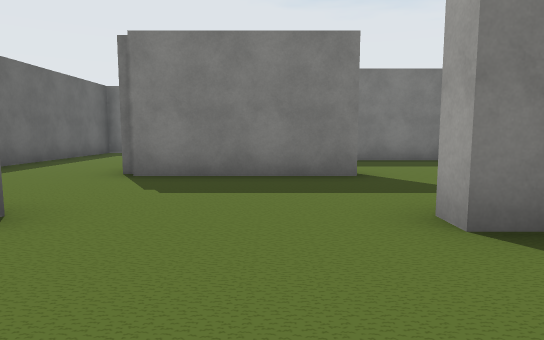
[1] (above)

16 first-person views from a walk through a Unity game level. The camera is 1.3 m above the floor, tilts 6° down and sees 75° across. The floor is counted in squares, 2 m on a side. Each view is taken from the middle of a square. On the plan, view 1 faces up. The plan holds only what a view shows up to about 10 squares ahead; the rest is blank. The place goes on beyond the plan. The player is left out. Some surface patterns are stand-ins.

[2]
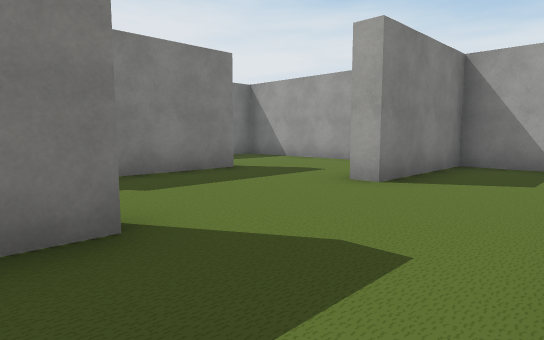

[3]
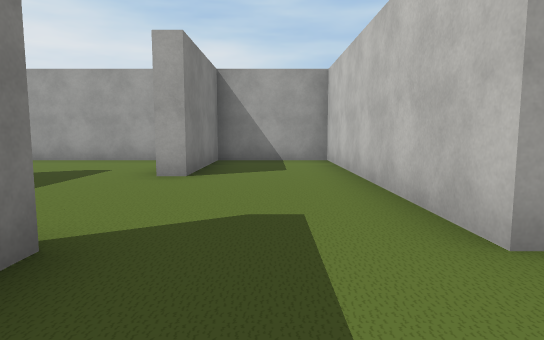

[4]
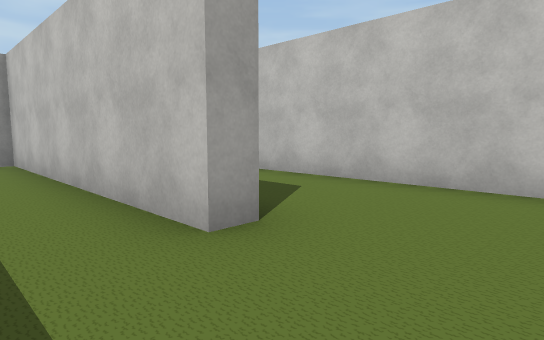

[5]
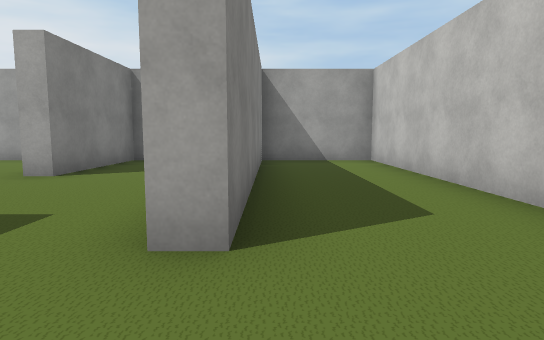

[6]
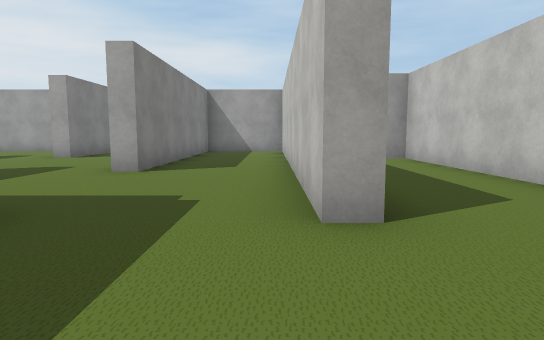

[7]
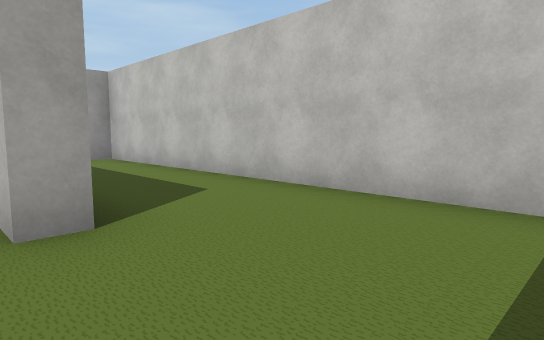

[8]
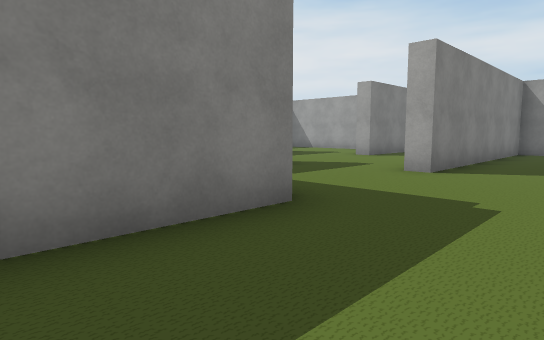

[9]
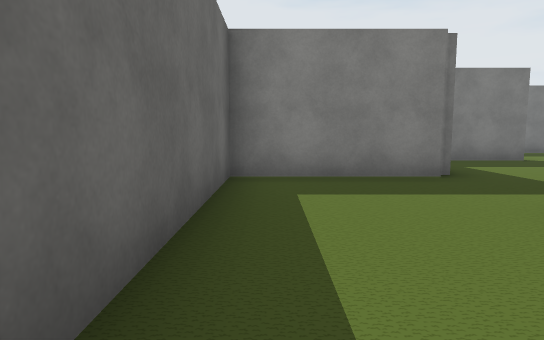

[10]
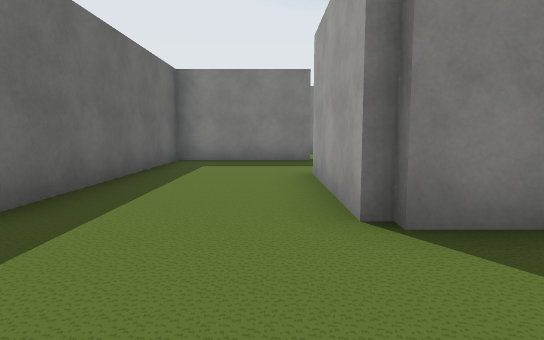

[11]
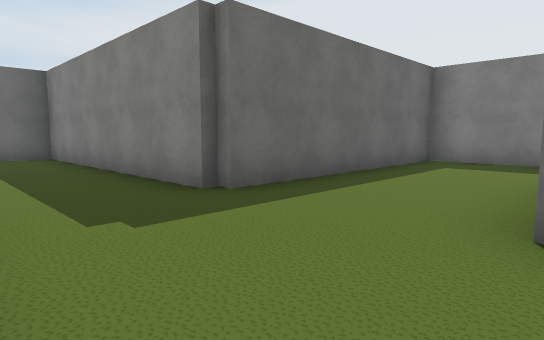

[12]
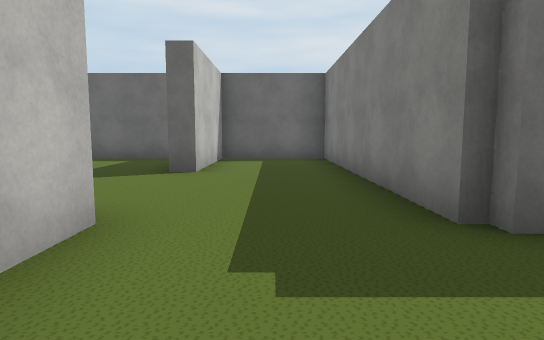

[13]
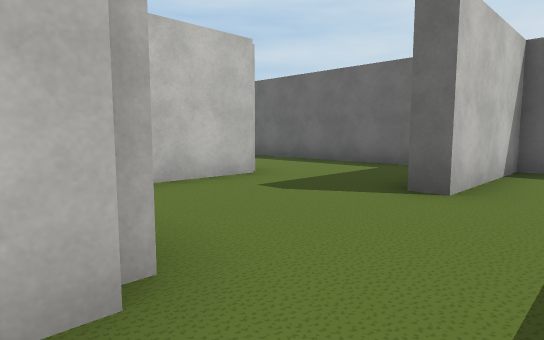

[14]
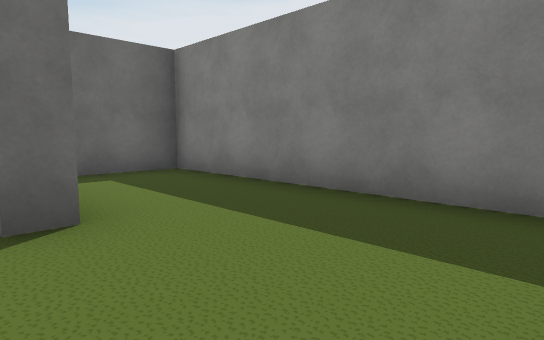

[15]
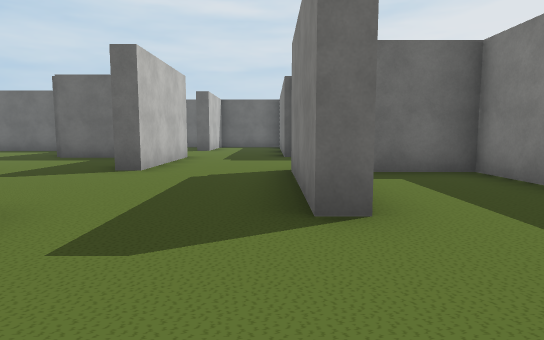

[16]
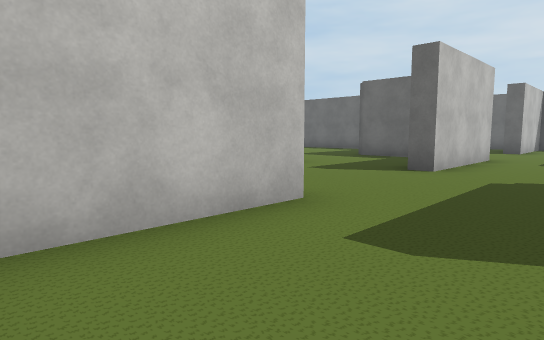

### Floor plan
Ten units are one square. View 1 is at (0, 0); x grows to the right and y downward. Boxes are objects, and circles mark ways between rooms. Rooms are numbered by the first view taken in them; rooms with no view inside come last. Other rooms are left out.
<svg viewBox="-126 -119 176 188">
<path fill="none" stroke="#000" d="M13 -53 -23 -53 -23 -86M-45 -27 -21 -27 -21 -23 -39 -23M-21 8 -21 3 45 3M-52 -10 -52 8M45 -23 13 -23 13 -27M44 9 44 -20M-20 -114 -52 -114 -52 -53M40 8 -21 8M-45 34 44 34 44 9M-55 39 -55 34 -45 34M-76 64 10 64 10 59M-52 8 -86 8 -86 52M-55 -27 -45 -27M-89 3 -71 3M-52 -53 -120 -53 -120 -20M-121 -27 -89 -27 -89 -22M13 -59 13 -53M40 -84 -18 -84 -18 -66M13 -27 38 -27M44 -20 44 -69"/>
<circle cx="-35" cy="10" r="3" fill="#2a7"/>
<circle cx="-50" cy="-35" r="3" fill="#2a7"/>
<circle cx="10" cy="-35" r="3" fill="#2a7"/>
<circle cx="-50" cy="25" r="3" fill="#2a7"/>
<text x="-10" y="-40">1</text>
<text x="0" y="20">2</text>
<text x="-50" y="50">3</text>
<text x="-80" y="-30">4</text>
<text x="20" y="-60">5</text>
</svg>
Room 1 opens to room 2. Room 1 opens to room 4. Room 1 opens to room 5. Room 2 opens to room 3.

Where each view was taken, in squares from view 1:
view 1: 0 up, 0 right, facing up
view 2: 0 up, 3 left, facing up-right
view 3: 1 up, 4 left, facing right
view 4: 1 up, 4 left, facing down-right
view 5: 1 down, 4 left, facing right
view 6: 3 down, 8 left, facing right
view 7: 3 down, 8 left, facing down-right
view 8: 3 down, 8 left, facing up-right
view 9: 6 down, 8 left, facing up
view 10: 3 up, 3 left, facing up
view 11: 3 up, 2 left, facing up-left
view 12: 4 up, 3 left, facing left
view 13: 4 up, 5 left, facing down-left
view 14: 5 up, 4 right, facing up-left
view 15: 5 up, 4 right, facing left
view 16: 5 up, 4 right, facing down-left
